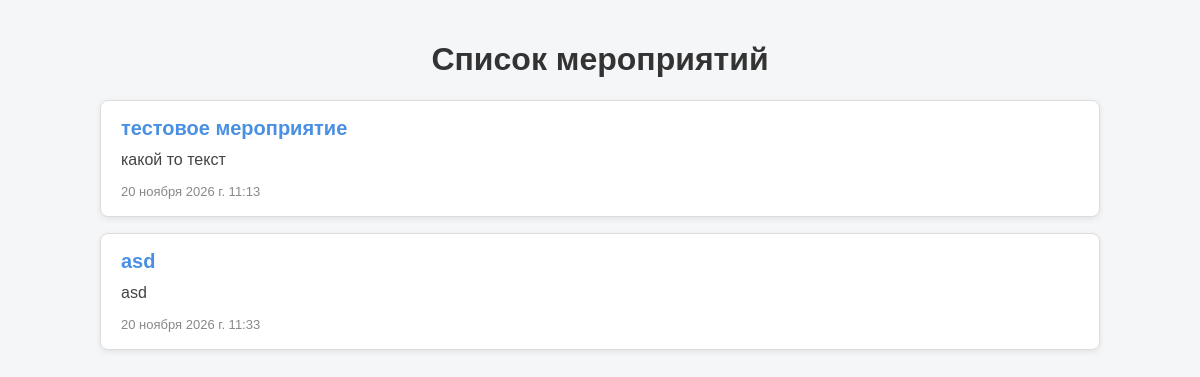
The page / on the database its author committed.
### main/models.py (models this page shows)
class Мероприятие(models.Model):
    event_name = models.CharField('Название')
    event_text = models.TextField('Описание мероприятия')
    date = models.DateTimeField('Дата публикации')

### main/views.py (the view)
# urls.py: path('',views.index)
def index(request):
    events = Мероприятие.objects.all()
    return render(request, 'main/index.html',{'events': events})

### main/templates/main/index.html (shortened to what this page needs)
{% load static %}
<!DOCTYPE html>
<html lang="ru">
<head>
    <link rel="stylesheet" href="{% static 'main/style.css' %}">
</head>
<body>
    <h1>Список мероприятий</h1>
    <div class="events">
        {% for event in events %}
            <div class="event-card">
                <h2>{{ event.event_name }}</h2>
                <p>{{ event.event_text }}</p>
                <small class="date">{{ event.date }}</small>
            </div>
        {% empty %}
            <p>Мероприятий пока нет.</p>
        {% endfor %}
    </div>
</body>
</html>

### main/static/main/style.css (style rules this page uses)
body { font-family: Arial, sans-serif; background: #f4f6f8; margin: 0; padding: 20px; }
h1 { text-align: center; color: #333; }
.events { max-width: 1000px; margin: 20px auto; display: grid; gap: 16px; }
.event-card { background: #fff; border: 1px solid #ddd; border-radius: 8px; padding: 16px 20px; box-shadow: 0 2px 6px rgba(0, 0, 0, 0.08); }
.event-card h2 { margin: 0 0 8px; color: #4a90e2; font-size: 20px; }
.event-card p { margin: 0 0 10px; color: #444; line-height: 1.5; }
.event-card .date { color: #888; font-size: 13px; }

### rows shown on the page
Мероприятие: event_name "тестовое мероприятие", event_text "какой то текст", date "20 ноября 2026 г. 11:13"
Мероприятие: event_name "asd", event_text "asd", date "20 ноября 2026 г. 11:33"
